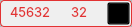
   <widget class="QFrame" name="frame_short_1">
    <property name="geometry">
     <rect>
      <x>186</x>
      <y>313</y>
      <width>132</width>
      <height>27</height>
     </rect>
    </property>
    <property name="frameShape">
     <enum>QFrame::StyledPanel</enum>
    </property>
    <property name="frameShadow">
     <enum>QFrame::Raised</enum>
    </property>
    <widget class="QLabel" name="border_short_1">
     <property name="geometry">
      <rect>
       <x>0</x>
       <y>0</y>
       <width>132</width>
       <height>27</height>
      </rect>
     </property>
     <property name="styleSheet">
      <string notr="true">border-radius: 4px; 
border:1px solid #E23232;</string>
     </property>
     <property name="text">
      <string/>
     </property>
    </widget>
    <widget class="QLabel" name="label_short_1">
     <property name="geometry">
      <rect>
       <x>10</x>
       <y>2</y>
       <width>49</width>
       <height>21</height>
      </rect>
     </property>
     <property name="font">
      <font>
       <family>Inter</family>
       <pointsize>10</pointsize>
      </font>
     </property>
     <property name="styleSheet">
      <string notr="true">color:#E23232</string>
     </property>
     <property name="text">
      <string>45632</string>
     </property>
    </widget>
    <widget class="QLabel" name="label_sl_short_1">
     <property name="geometry">
      <rect>
       <x>71</x>
       <y>2</y>
       <width>30</width>
       <height>21</height>
      </rect>
     </property>
     <property name="font">
      <font>
       <family>Inter</family>
       <pointsize>10</pointsize>
      </font>
     </property>
     <property name="styleSheet">
      <string notr="true">color:#E23232</string>
     </property>
     <property name="text">
      <string>32</string>
     </property>
    </widget>
    <widget class="QPushButton" name="btn_short_cancel_1">
     <property name="geometry">
      <rect>
       <x>107</x>
       <y>2</y>
       <width>23</width>
       <height>23</height>
      </rect>
     </property>
     <property name="palette">
      <palette>
       <active>
        <colorrole role="WindowText">
         <brush brushstyle="SolidPattern">
          <color alpha="255">
           <red>0</red>
           <green>0</green>
           <blue>0</blue>
          </color>
         </brush>
        </colorrole>
        <colorrole role="Button">
         <brush brushstyle="SolidPattern">
          <color alpha="0">
           <red>0</red>
           <green>0</green>
           <blue>0</blue>
          </color>
         </brush>
        </colorrole>
        <colorrole role="Text">
         <brush brushstyle="SolidPattern">
          <color alpha="255">
           <red>0</red>
           <green>0</green>
           <blue>0</blue>
          </color>
         </brush>
        </colorrole>
        <colorrole role="ButtonText">
         <brush brushstyle="SolidPattern">
          <color alpha="255">
           <red>0</red>
           <green>0</green>
           <blue>0</blue>
          </color>
         </brush>
        </colorrole>
        <colorrole role="Base">
         <brush brushstyle="SolidPattern">
          <color alpha="0">
           <red>0</red>
           <green>0</green>
           <blue>0</blue>
          </color>
         </brush>
        </colorrole>
        <colorrole role="Window">
         <brush brushstyle="SolidPattern">
          <color alpha="0">
           <red>0</red>
           <green>0</green>
           <blue>0</blue>
          </color>
         </brush>
        </colorrole>
       </active>
       <inactive>
        <colorrole role="WindowText">
         <brush brushstyle="SolidPattern">
          <color alpha="255">
           <red>0</red>
           <green>0</green>
           <blue>0</blue>
          </color>
         </brush>
        </colorrole>
        <colorrole role="Button">
         <brush brushstyle="SolidPattern">
          <color alpha="0">
           <red>0</red>
           <green>0</green>
           <blue>0</blue>
          </color>
         </brush>
        </colorrole>
        <colorrole role="Text">
         <brush brushstyle="SolidPattern">
          <color alpha="255">
           <red>0</red>
           <green>0</green>
           <blue>0</blue>
          </color>
         </brush>
        </colorrole>
        <colorrole role="ButtonText">
         <brush brushstyle="SolidPattern">
          <color alpha="255">
           <red>0</red>
           <green>0</green>
           <blue>0</blue>
          </color>
         </brush>
        </colorrole>
        <colorrole role="Base">
         <brush brushstyle="SolidPattern">
          <color alpha="0">
           <red>0</red>
           <green>0</green>
           <blue>0</blue>
          </color>
         </brush>
        </colorrole>
        <colorrole role="Window">
         <brush brushstyle="SolidPattern">
          <color alpha="0">
           <red>0</red>
           <green>0</green>
           <blue>0</blue>
          </color>
         </brush>
        </colorrole>
       </inactive>
       <disabled>
        <colorrole role="WindowText">
         <brush brushstyle="SolidPattern">
          <color alpha="255">
           <red>0</red>
           <green>0</green>
           <blue>0</blue>
          </color>
         </brush>
        </colorrole>
        <colorrole role="Button">
         <brush brushstyle="SolidPattern">
          <color alpha="0">
           <red>0</red>
           <green>0</green>
           <blue>0</blue>
          </color>
         </brush>
        </colorrole>
        <colorrole role="Text">
         <brush brushstyle="SolidPattern">
          <color alpha="255">
           <red>0</red>
           <green>0</green>
           <blue>0</blue>
          </color>
         </brush>
        </colorrole>
        <colorrole role="ButtonText">
         <brush brushstyle="SolidPattern">
          <color alpha="255">
           <red>0</red>
           <green>0</green>
           <blue>0</blue>
          </color>
         </brush>
        </colorrole>
        <colorrole role="Base">
         <brush brushstyle="SolidPattern">
          <color alpha="0">
           <red>0</red>
           <green>0</green>
           <blue>0</blue>
          </color>
         </brush>
        </colorrole>
        <colorrole role="Window">
         <brush brushstyle="SolidPattern">
          <color alpha="0">
           <red>0</red>
           <green>0</green>
           <blue>0</blue>
          </color>
         </brush>
        </colorrole>
       </disabled>
      </palette>
     </property>
     <property name="font">
      <font/>
     </property>
     <property name="styleSheet">
      <string notr="true">  background:#00000000</string>
     </property>
     <property name="text">
      <string/>
     </property>
     <property name="icon">
      <iconset>
       <normaloff>../../icons/btn_cancel_trade.png</normaloff>../../icons/btn_cancel_trade.png</iconset>
     </property>
     <property name="iconSize">
      <size>
       <width>22</width>
       <height>22</height>
      </size>
     </property>
     <property name="autoDefault">
      <bool>false</bool>
     </property>
     <property name="default">
      <bool>false</bool>
     </property>
     <property name="flat">
      <bool>false</bool>
     </property>
    </widget>
   </widget>
